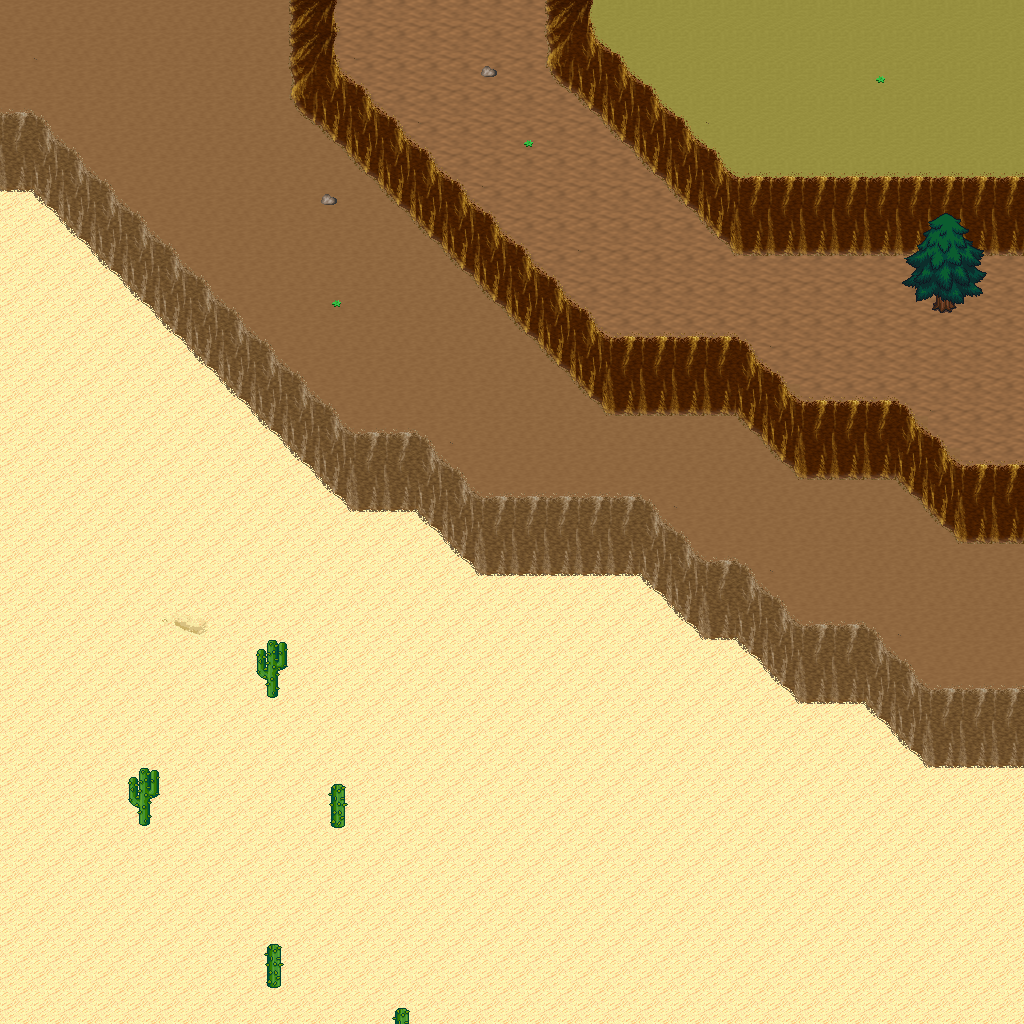

A 2D game scene composited from a Tiled map and its tileset images. What follows is a short description and the map's XML, with each tile layer's data collapsed to a summary:
An orthogonal 32x32 tile map with 32x32 px tiles, 5 tile layers (Ground, Objects, Objects2, Above, ...), 1 hidden layer not drawn, 11 tilesets.

<map version="1.10" tiledversion="1.11.0" orientation="orthogonal" renderorder="right-down" width="32" height="32" tilewidth="32" tileheight="32" infinite="0" nextlayerid="11" nextobjectid="1">
 <tileset firstgid="1" name="logic_collision" tilewidth="32" tileheight="32" tilecount="1" columns="1">
  <image source="../drawable/logic_collision.png" width="32" height="32" />
 </tileset>
 <tileset firstgid="2" name="ground_ground" tilewidth="32" tileheight="32" tilecount="33" columns="3">
  <image source="../drawable/ground_ground.png" width="96" height="352" />
 </tileset>
 <tileset firstgid="35" name="ground_ridge_earth_pale" tilewidth="32" tileheight="32" tilecount="96" columns="12">
  <image source="../drawable/ground_ridge_earth_pale.png" width="384" height="256" />
 </tileset>
 <tileset firstgid="131" name="ground_ridge_earth_dark" tilewidth="32" tileheight="32" tilecount="96" columns="12">
  <image source="../drawable/ground_ridge_earth_dark.png" width="384" height="256" />
 </tileset>
 <tileset firstgid="227" name="terrain_desert" tilewidth="32" tileheight="32" tilecount="88" columns="8">
  <image source="../drawable/terrain_desert.png" width="256" height="352" />
 </tileset>
 <tileset firstgid="315" name="ground_sand_2" tilewidth="32" tileheight="32" tilecount="15" columns="5">
  <image source="../drawable/ground_sand_2.png" width="160" height="96" />
 </tileset>
 <tileset firstgid="330" name="plant_cactus_2" tilewidth="32" tileheight="32" tilecount="10" columns="5">
  <image source="../drawable/plant_cactus_2.png" width="160" height="64" />
 </tileset>
 <tileset firstgid="340" name="plant_cactus" tilewidth="32" tileheight="32" tilecount="2" columns="1">
  <image source="../drawable/plant_cactus.png" width="32" height="64" />
 </tileset>
 <tileset firstgid="342" name="plant_tree_evergreen" tilewidth="32" tileheight="32" tilecount="36" columns="3">
  <image source="../drawable/plant_tree_evergreen.png" width="96" height="384" />
 </tileset>
 <tileset firstgid="378" name="ground_rock_pebbles" tilewidth="32" tileheight="32" tilecount="3" columns="1">
  <image source="../drawable/ground_rock_pebbles.png" width="32" height="96" />
 </tileset>
 <tileset firstgid="381" name="plant_star_shaped_plants" tilewidth="32" tileheight="32" tilecount="6" columns="2">
  <image source="../drawable/plant_star_shaped_plants.png" width="64" height="96" />
 </tileset>
 <layer id="1" name="Ground" width="32" height="32">
  <data>[1024 cells, 1024 non-empty, 6 distinct tile ids]</data>
 </layer>
 <layer id="2" name="Objects" width="32" height="32">
  <data>[1024 cells, 270 non-empty, 25 distinct tile ids]</data>
 </layer>
 <layer id="3" name="Objects2" width="32" height="32">
  <data>[1024 cells, 0 non-empty, 0 distinct tile ids]</data>
 </layer>
 <layer id="4" name="Above" width="32" height="32">
  <data>[1024 cells, 15 non-empty, 12 distinct tile ids]</data>
 </layer>
 <layer id="5" name="Above2" width="32" height="32">
  <data>[1024 cells, 0 non-empty, 0 distinct tile ids]</data>
 </layer>
 <layer id="6" name="Walkable" width="32" height="32" visible="0">
  <data>[1024 cells, 146 non-empty, 1 distinct tile ids]</data>
 </layer>
 <objectgroup id="7" name="Mapevents" />
 <objectgroup id="8" name="Spawn" />
 <objectgroup id="9" name="Keys" />
 <objectgroup id="10" name="Replace" />
</map>
